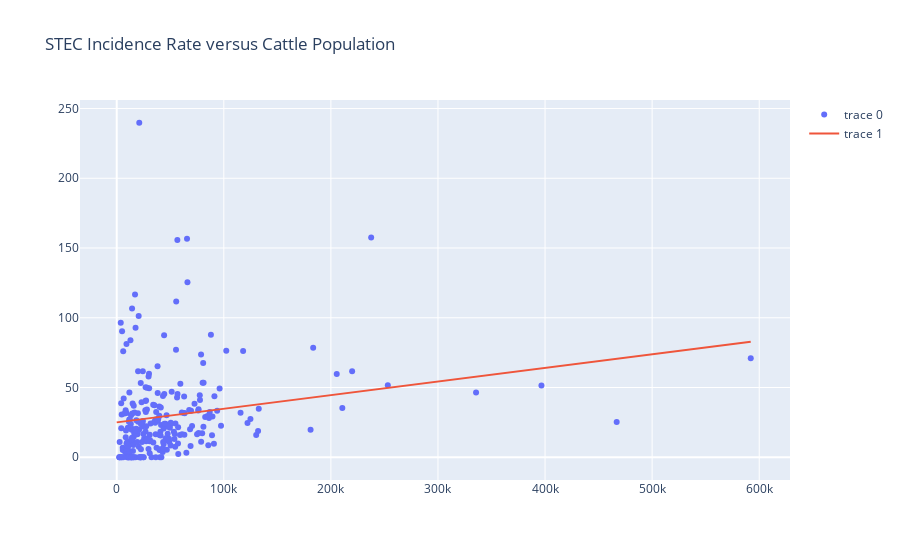

Notebook code cell kept with this figure:
### Code cell
figure2 = {'data': [trace, line_trace(m,b)], 'layout': {'title': 'STEC Incidence Rate versus Cattle Population'}}
plot(figure2)
